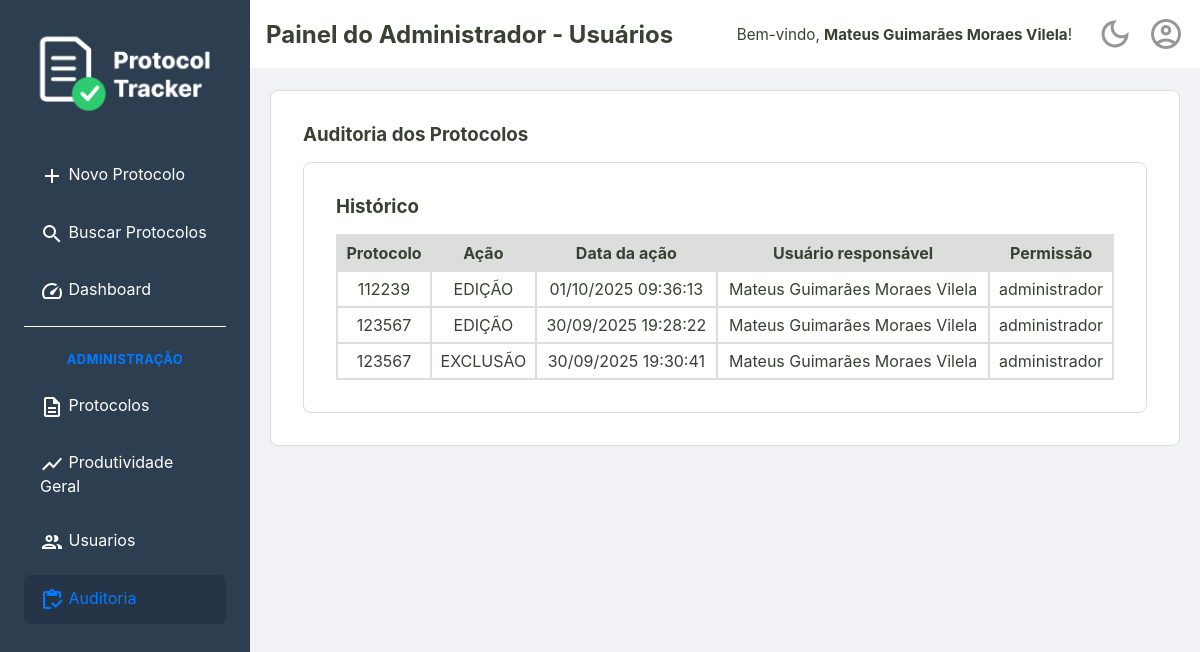
/admin/auditoria (signed in), run on an earlier commit of the app's database.
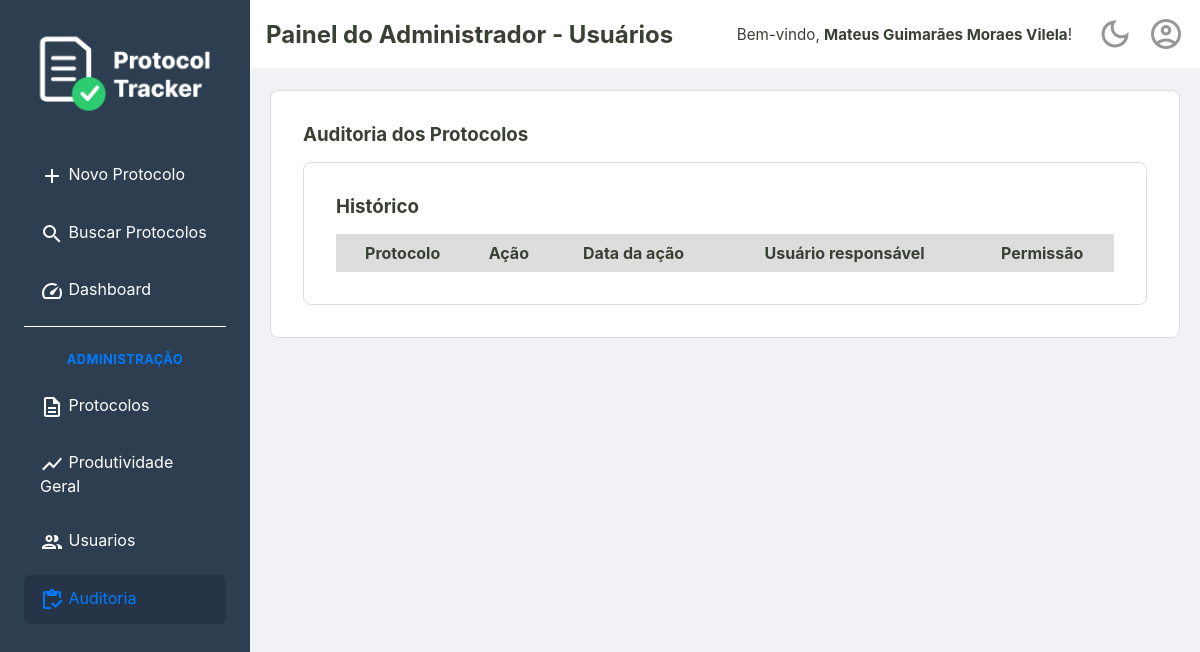
And on a later commit of the database.
### tables this page shows
CREATE TABLE protocolos_auditoria (
    id INTEGER PRIMARY KEY,
    protocolo_id TEXT NOT NULL,
    usuario_id INTEGER NOT NULL,
    numero_protocolo TEXT NOT NULL,
    acao TEXT NOT NULL,
    data_acao TEXT NOT NULL,
    FOREIGN KEY (protocolo_id) REFERENCES protocolos (id),
    FOREIGN KEY (usuario_id) REFERENCES usuarios (id)
  );

CREATE TABLE usuarios (
    id INTEGER PRIMARY KEY,
    nome TEXT NOT NULL,
    email TEXT NOT NULL UNIQUE,
    cpf TEXT NOT NULL UNIQUE,
    senha TEXT NOT NULL,
    permissao TEXT NOT NULL DEFAULT 'operador',
    criado_em TEXT NOT NULL,
    ativo INTEGER NOT NULL DEFAULT 1
  );

### src/Controller/AdminController.php (called while the page is built, shortened)
<?php
class AdminController {
    private ?Usuario $usuarioLogado = null;
    private bool $isAdmin = false;
    public function __construct(
        private UsuarioRepository $usuarioRepositorio,
        private UsuarioService $usuarioService,
        private ProtocoloRepositorySql $protocoloRepositorio,
        private AuditService $auditService
    ) {
        $idUsuario = $_SESSION['usuario_logado_id'] ?? null;
        if ($idUsuario) {
            $this->usuarioLogado = $this->usuarioRepositorio->buscaPorId($idUsuario);
        }
        if ($this->usuarioLogado && $this->usuarioLogado->permissao() === 'administrador') {
            $this->isAdmin = true;
        }
    }
    public function listaAuditoria()
    {
        try {
            $listaAuditoria = $this->auditService->listaAuditoria();
            require __DIR__ . '/../../templates/admin/auditoria.php';
        } catch (Exception $e) {
            $erro = $e->getMessage();
            $usuarioLogado = $this->usuarioLogado;
            $isAdmin = $this->isAdmin;
            require __DIR__ . '/../../templates/home.php';
        }
    }
}

### src/Repository/AuditRepository.php (called while the page is built, shortened)
<?php
final class AuditRepository
{
    private PDO $connection;
    public function __construct(PDO $connection)
    {
        $this->connection = $connection;
    }
    public function listaAuditoria(): array
    {
        $sqlQuery = "SELECT audit.numero_protocolo, audit.acao, audit.data_acao, user.nome, user.permissao
        FROM protocolos_auditoria AS audit
        JOIN usuarios AS user
        ON audit.usuario_id = user.id
        ORDER BY numero_protocolo, data_acao;";
        $stmt = $this->connection->query($sqlQuery);
        return $stmt->fetchAll();
    }
}

### src/Service/AuditService.php (called while the page is built, shortened)
<?php
final class AuditService
{
    public function listaAuditoria(): array
    {
        return $this->repositorio->listaAuditoria();
    }
}

### templates/admin/auditoria.php (the view, shortened to what this page needs)
<?php require __DIR__ . '/../_partials/_header.php'; ?>
<div class="container-principal-busca">
    <div class="listagem-container">
        <h3>Auditoria dos Protocolos</h3>
        <section class="listagem-container">
            <h3>Histórico</h3>
            <table id="tabela-protocolos" class="protocolos-table">
                <thead>
                    <tr>
                        <th>Protocolo</th>
                        <th>Ação</th>
                        <th>Data da ação</th>
                        <th>Usuário responsável</th>
                        <th>Permissão</th>
                    </tr>
                </thead>
                <tbody>
                    <?php foreach ($listaAuditoria as $registro): ?>
                        <tr>
                            <td> <?= htmlspecialchars($registro['numero_protocolo']) ?> </td>
                            <td> <?= htmlspecialchars($registro['acao']) ?> </td>
                            <td> <?= (new DateTimeImmutable($registro['data_acao']))->format('d/m/Y H:i:s') ?> </td>
                            <td> <?= htmlspecialchars($registro['nome']) ?> </td>
                            <td> <?= htmlspecialchars($registro['permissao']) ?> </td>
                        </tr>
                    <?php endforeach; ?>
                </tbody>
            </table>
        </section>
    </div>
</div>
<?php require __DIR__ . '/../_partials/_footer.php'; ?>

What changed in the data, as far as the page shows it:
removed protocolos_auditoria: numero_protocolo "112239", acao "EDIÇÃO", data_acao "01/10/2025 09:36:13", usuario.nome "Mateus Guimarães Moraes Vilela", usuario.permissao "administrador"
removed protocolos_auditoria: numero_protocolo "123567", acao "EDIÇÃO", data_acao "30/09/2025 19:28:22", usuario.nome "Mateus Guimarães Moraes Vilela", usuario.permissao "administrador"
removed protocolos_auditoria: numero_protocolo "123567", acao "EXCLUSÃO", data_acao "30/09/2025 19:30:41", usuario.nome "Mateus Guimarães Moraes Vilela", usuario.permissao "administrador"
